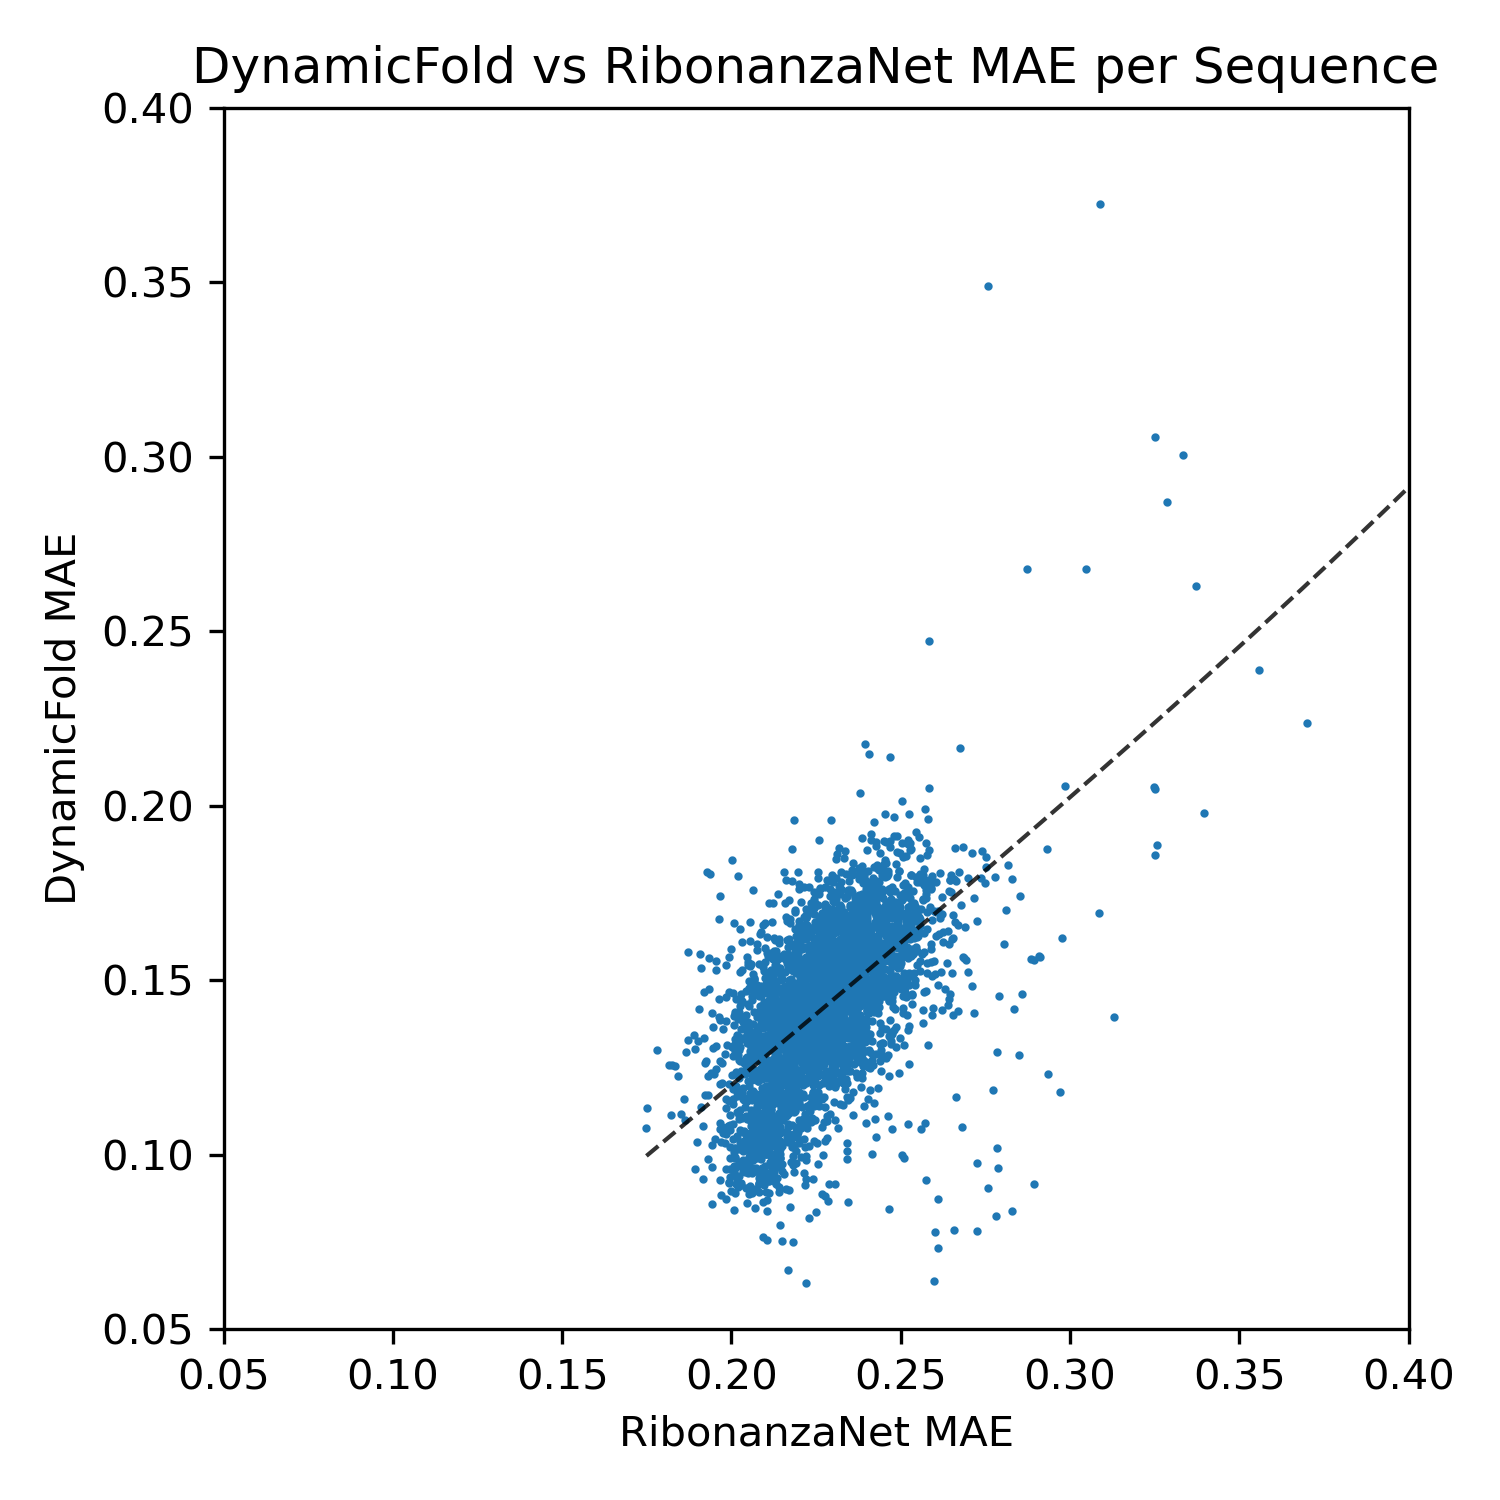

Reproduce this figure in Python.
import matplotlib.pyplot as plt
import pandas as pd
import numpy as np
import sys

data_csv = sys.argv[1]
output_plot = sys.argv[2]

def kernel_regression(x, y, bw):
    from statsmodels.nonparametric.kernel_regression import KernelReg
    kr = KernelReg(y, x, 'c', bw=(bw,))
    x_vals = np.arange(min(x), max(x), (max(x) - min(x)) / 1000)
    y_pred, _ = kr.fit(x_vals)
    plt.plot(x_vals, y_pred, color='black', linestyle='--', alpha=0.8, linewidth=1)

data = pd.read_csv(data_csv)
static_maes = list()
dynamic_maes = list()
for _, row in data.iterrows():
    static_maes.append(row["RibonanzaNetMAE"])
    dynamic_maes.append(row["Score"])

plt.figure(figsize=(5, 5), dpi=300)
plt.scatter(static_maes, dynamic_maes, s=1, marker="o")
kernel_regression(static_maes, dynamic_maes, 0.2)
plt.xlabel("RibonanzaNet MAE")
plt.ylabel("DynamicFold MAE")
plt.xlim((0.05, 0.4))
plt.ylim((0.05, 0.4))
plt.title("DynamicFold vs RibonanzaNet MAE per Sequence")
plt.tight_layout()
plt.savefig(output_plot)
